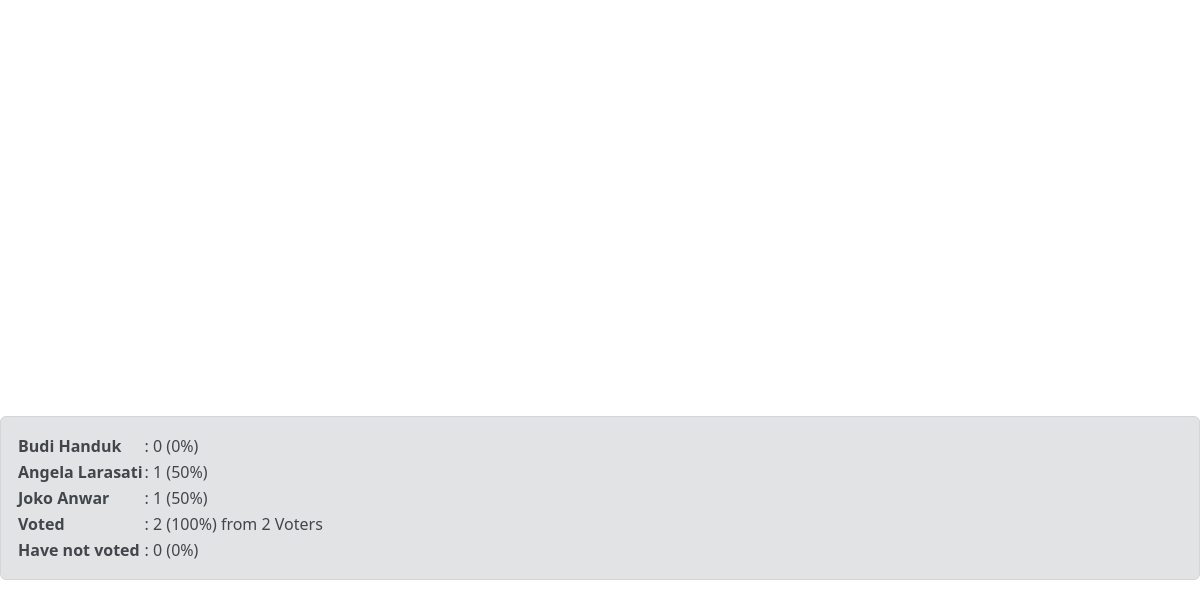
/hasil.php, run on an earlier commit of the app's database.
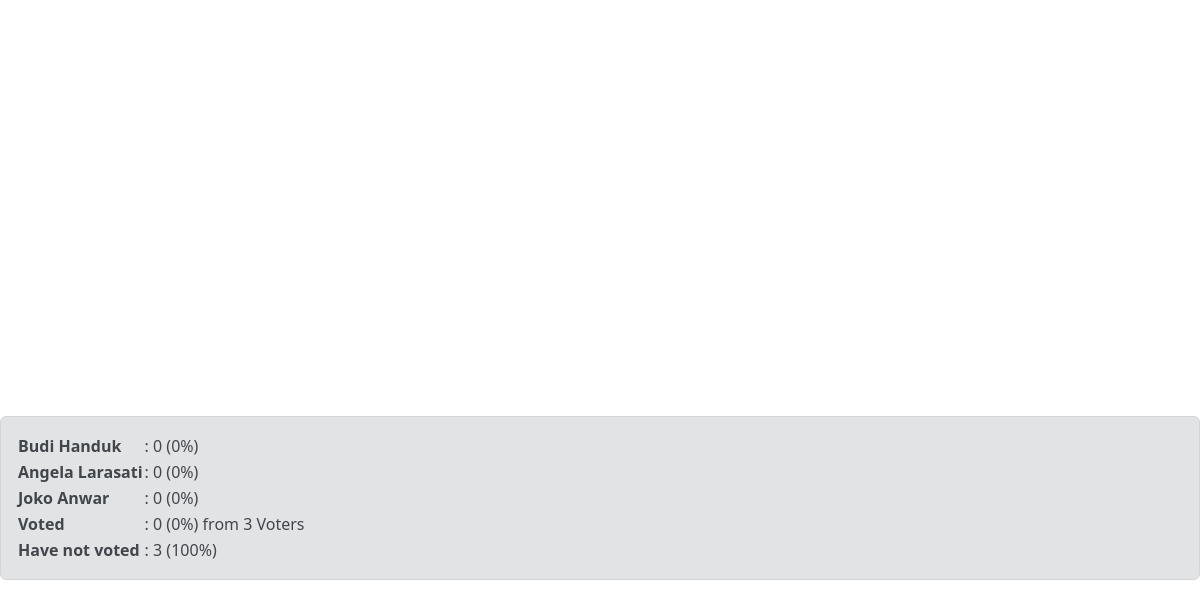
And on a later commit of the database.
### tables this page shows
CREATE TABLE `candidates` (
  `no_urut` int(11) NOT NULL,
  `nis` varchar(10) NOT NULL,
  `photo` varchar(100) NOT NULL,
  `name` varchar(30) NOT NULL,
  `class` varchar(10) NOT NULL,
  `motto` varchar(200) NOT NULL,
  `counts` int(11) NOT NULL
);

### hasil.php (the view, shortened to what this page needs)
<?php
include_once "library/inc.connection.php";
$query_sum = "SELECT SUM(counts) AS total_votes FROM candidates";
$result_sum = mysqli_query($conn, $query_sum);
$row_sum = mysqli_fetch_assoc($result_sum);
$sum = isset($row_sum['total_votes']) ? (int) $row_sum['total_votes'] : 0;
$query_voters = "SELECT COUNT(*) FROM participants";
$result_voters = mysqli_query($conn, $query_voters);
$row_voters = mysqli_fetch_array($result_voters);
$allVoters = isset($row_voters[0]) ? (int) $row_voters[0] : 0;
?>
<!DOCTYPE html>
<html lang="en">
<head>
    <link href="https://cdn.jsdelivr.net/npm/bootstrap@5.2.3/dist/css/bootstrap.min.css" rel="stylesheet"
>
</head>
<body>
    <div id="chart" style="min-width: 310px; height: 400px; margin: 0 auto" class="mt-3"></div>
                <?php
                    if ($sum != 0) {
                        $query = "SELECT name, counts FROM candidates ORDER BY no_urut ASC";
                        $result = mysqli_query($conn, $query);
                    }
                    ?>
    <div class="alert alert-secondary">
        <table>
            <?php
        $query_candidates = "SELECT name, counts FROM candidates ORDER BY no_urut ASC";
        $result_candidates = mysqli_query($conn, $query_candidates);
        $data = array();
        while ($row = mysqli_fetch_assoc($result_candidates)) {
            $percent = ($sum != 0) ? round(($row["counts"] / $sum) * 100) : 0;
            $data[] = array("name" => $row["name"], "counts" => $row["counts"], "percent" => $percent);
        }
        foreach ($data as $row) {
            echo "<tr>";
            echo "<td><strong>{$row["name"]} </strong></td>";
            echo "<td>: {$row["counts"]} ({$row["percent"]}%) </td>";
            echo "</tr>";
        }
        if ($allVoters != 0) {
            echo "<tr>";
            echo "<td><strong>Voted</strong></td>";
            echo "<td>: $sum (" . round(($sum / $allVoters) * 100) . "%) from $allVoters Voters</td>";
            echo "</tr>";
            echo "<tr>";
            echo "<td><strong>Have not voted</strong></td>";
            echo "<td>: " . ($allVoters - $sum) . " (" . round(($allVoters - $sum) / $allVoters * 100) . "%)</td>";
            echo "</tr>";
        }
        ?>
        </table>
    </div>

What changed in the data, as far as the page shows it:
changed candidates "Angela Larasati": counts "1" → "0"; counts "50" → "0"
changed candidates "Joko Anwar": counts "1" → "0"; counts "50" → "0"
Also different on the page:
$sum: "2" → "0"
$allVoters: "2" → "3"
$allVoters - $sum: "0" → "3"
